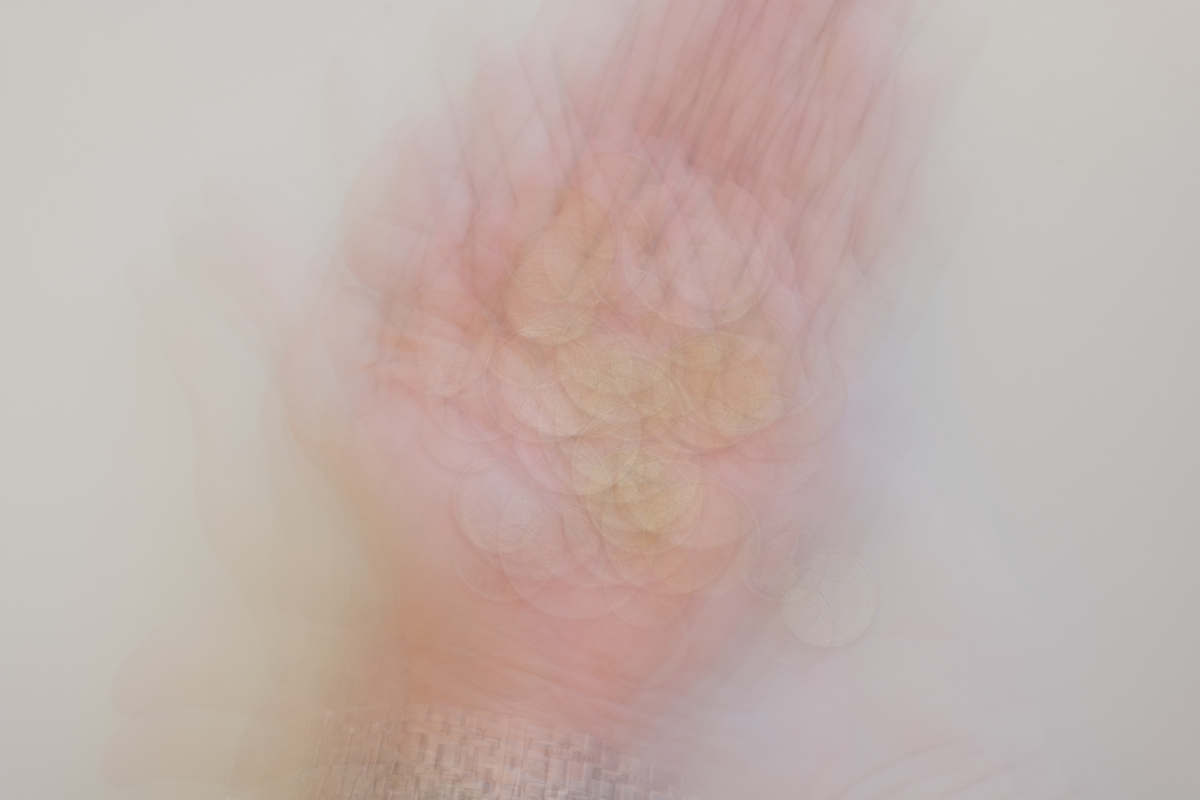
#> input picture data/average_bgs/average_hand_bg.jpg, 6000 x 4000 px (shown at 1/5 size); its folder holds only this picture in this run
$ python -i segmentation_utils.py   (imports and definitions only)
#> lines starting #> are read from the running program, lines starting #| are printed output that depends on the picture
import numpy as np
import matplotlib.pyplot as plt
from typing import Callable
import skimage
import cv2 as cv
import os
from tqdm import tqdm
import torch
from sklearn.covariance import LedoitWolf
from skimage import morphology
from skimage.morphology import disk, binary_closing, binary_opening
import math


# [17 lines left out: functions read_image, save_image, read_all_images, not called in this run]


USE_SIZE_REF = (1200, 800)

# [40 lines left out: functions resize_image, average_all_images, median_all_images, not called in this run]

class MahalanobisClassifier:
    """Mahalanobis based classifier"""

    # [264 lines left out: functions __init__, fit, predict, remove_background, plot_image, extract_rgb_channels and 5 more, not called in this run]

class ThresholdRGB:
    # [20 lines left out: functions __init__, __call__, not called in this run]

class ThresholdHSV:
    # [20 lines left out: functions __init__, __call__, not called in this run]

class ThresholdLAB:
    # [180 lines left out: functions __init__, __call__, apply_thresholds, apply_closing, apply_opening, remove_holes and 1 more, not called in this run]

def find_circles(image, dp=2.1, param1 = 150, param2 = 0.15, blur = 9):
#> called with dp = 2.1, param1 = 150, param2 = 0.15, blur = 9
    gray = cv.cvtColor(image, cv.COLOR_RGB2GRAY)
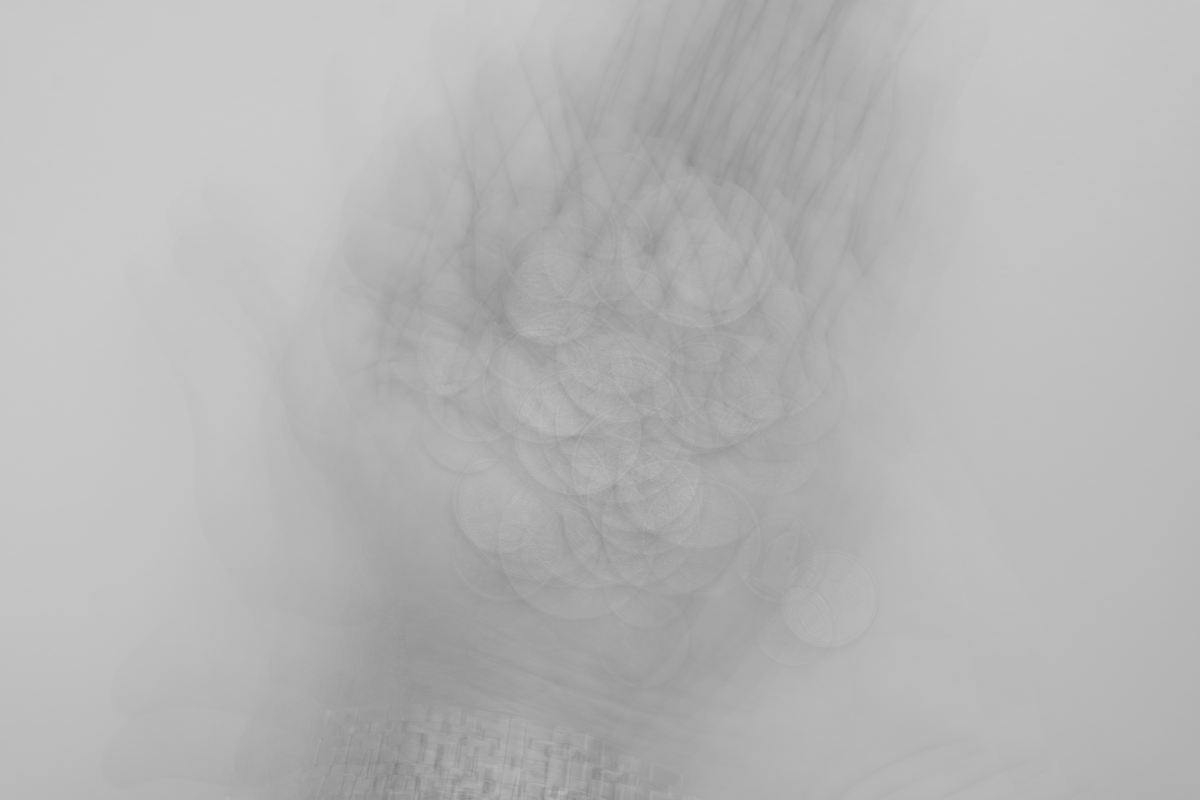
#> gray: shape (4000, 6000) (shown at 1/5 size); min 125, max 205, mean 181.9
    gray = cv.medianBlur(gray, blur)

    circles = cv.HoughCircles(gray, cv.HOUGH_GRADIENT_ALT, dp=dp, minDist=20,
                              param1=param1, param2=param2, minRadius=30, maxRadius=250)
#> circles = None

    if circles is not None:
        return np.round(circles[0, :]).astype("int")
    else:
        return None

# [244 lines left out: functions draw_circles, coin_extraction, segment_and_save_all_img, segment_and_save_all_img_2, extract, neutral_img_transform and 1 more, not called in this run]

>>> import cv2
>>> picture = cv2.cvtColor(cv2.imread('data/average_bgs/average_hand_bg.jpg'), cv2.COLOR_BGR2RGB)
>>> result = find_circles(picture)
